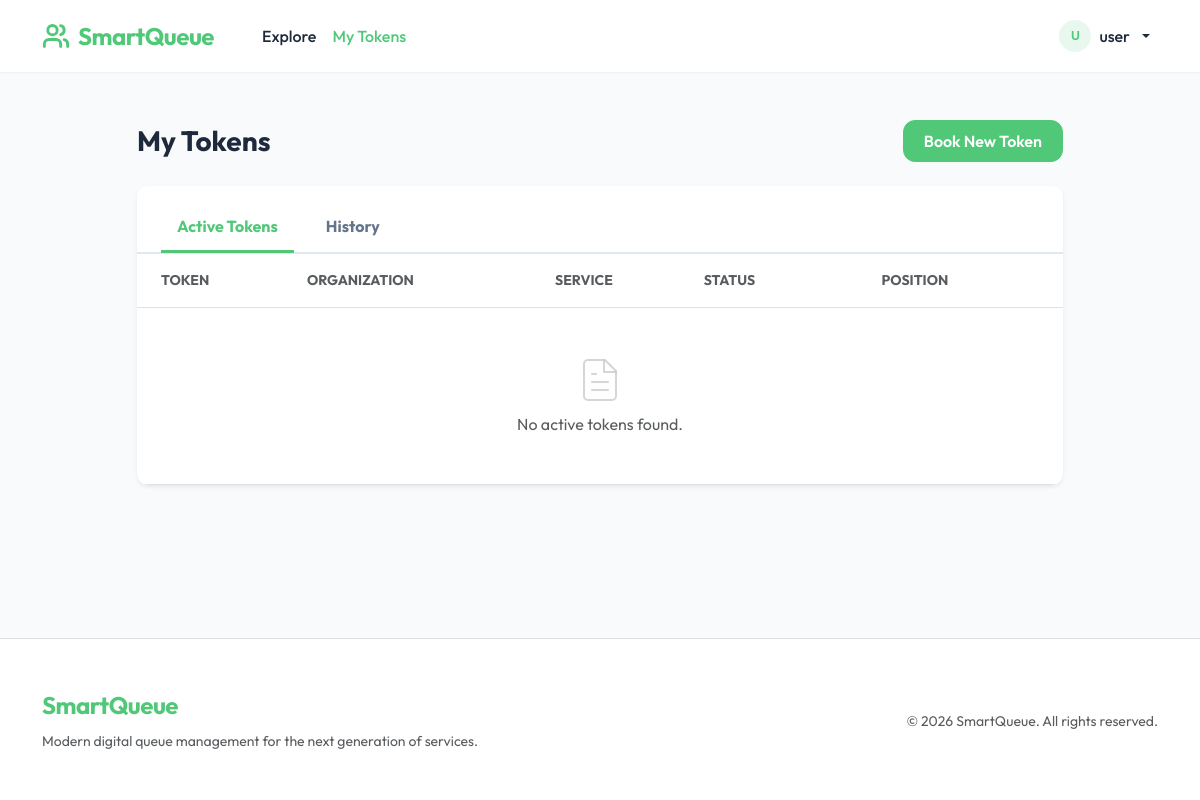
The page /queue/my-tokens/ (signed in) on the database as committed earlier.
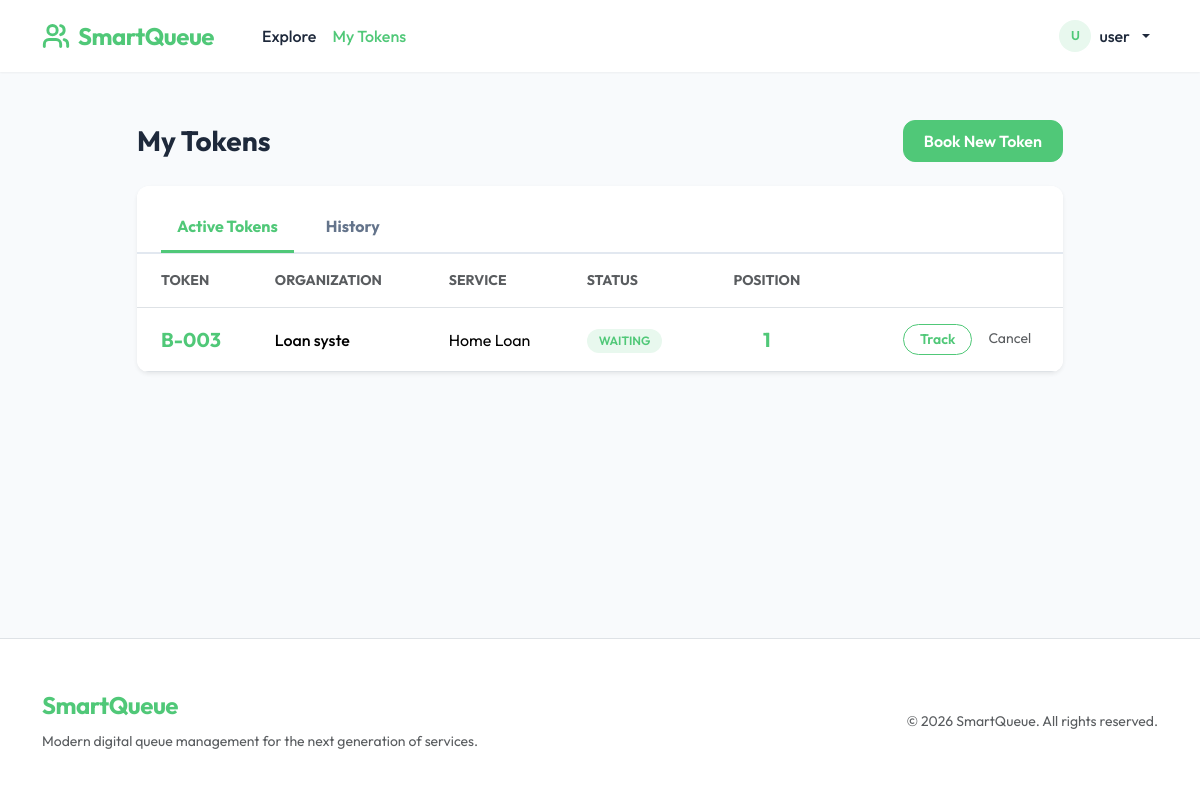
The same page on the database as committed later.
### apps/queue/models.py (models this page shows, shortened)
class Token(models.Model):
    STATUS_WAITING = 'waiting'
    STATUS_CALLED = 'called'
    STATUS_SERVING = 'serving'
    STATUS_COMPLETED = 'completed'
    STATUS_CANCELLED = 'cancelled'
    STATUS_CHOICES = [
        (STATUS_WAITING, 'Waiting'),
        (STATUS_CALLED, 'Called'),
        (STATUS_SERVING, 'Serving'),
        (STATUS_COMPLETED, 'Completed'),
        (STATUS_CANCELLED, 'Cancelled'),
    ]
    token_number = models.CharField(max_length=20)
    service = models.ForeignKey('organizations.Service', on_delete=models.CASCADE, related_name='tokens')
    user = models.ForeignKey(settings.AUTH_USER_MODEL, on_delete=models.CASCADE, related_name='tokens')
    organization = models.ForeignKey(
        'organizations.Organization',
        on_delete=models.CASCADE,
        related_name='tokens',
    )
    status = models.CharField(max_length=20, choices=STATUS_CHOICES, default=STATUS_WAITING)
    created_at = models.DateTimeField(auto_now_add=True)
    estimated_time = models.DateTimeField(null=True, blank=True)
    called_at = models.DateTimeField(null=True, blank=True)
    completed_at = models.DateTimeField(null=True, blank=True)
    is_emergency = models.BooleanField(default=False)
    emergency_reason = models.TextField(blank=True)
    emergency_document = models.FileField(upload_to='emergency_docs/', blank=True, null=True)
    emergency_approved = models.BooleanField(default=False)
    booking_date = models.DateField()
    archived = models.BooleanField(default=False)
    class Meta:
        ordering = ['created_at']
        constraints = [
            models.UniqueConstraint(
                fields=['service', 'token_number', 'booking_date'],
                name='uniq_token_number_per_service_day',
            ),
        ]
    def get_current_position(self):
        if self.status != self.STATUS_WAITING:
            return None
        waiting_ids = list(
            Token.objects.filter(
                service_id=self.service_id,
                booking_date=self.booking_date,
                status=self.STATUS_WAITING,
            )
            .order_by('created_at', 'id')
            .values_list('id', flat=True)
        )
        try:
            return waiting_ids.index(self.id) + 1
        except ValueError:
            return None

### apps/organizations/models.py (models this page shows, shortened)
class Organization(models.Model):
    TYPE_HOSPITAL = 'hospital'
    TYPE_BANK = 'bank'
    TYPE_GOVT = 'govt'
    TYPE_CHOICES = [
        (TYPE_HOSPITAL, 'Hospital'),
        (TYPE_BANK, 'Bank'),
        (TYPE_GOVT, 'Government'),
    ]
    name = models.CharField(max_length=200)
    slug = models.SlugField(max_length=220, unique=True)
    type = models.CharField(max_length=20, choices=TYPE_CHOICES)
    address = models.TextField()
    phone = models.CharField(max_length=15)
    email = models.EmailField()
    max_daily_tokens = models.IntegerField(default=100)
    is_active = models.BooleanField(default=True)
    organizers = models.ManyToManyField(
        settings.AUTH_USER_MODEL,
        related_name='managed_organizations',
        blank=True
    )
    created_at = models.DateTimeField(auto_now_add=True)
    class Meta:
        ordering = ['name']

class Service(models.Model):
    organization = models.ForeignKey(Organization, on_delete=models.CASCADE, related_name='services')
    name = models.CharField(max_length=200)
    avg_service_time = models.IntegerField(default=10, help_text='Minutes per person')
    token_prefix = models.CharField(max_length=5, default='A')
    is_active = models.BooleanField(default=True)
    created_at = models.DateTimeField(auto_now_add=True)
    class Meta:
        ordering = ['name']

### apps/queue/views.py (the view)
# urls.py: path('my-tokens/', views.MyTokensView.as_view(), name='my_tokens'),
class MyTokensView(UserRequiredMixin, ListView):
    model = Token
    template_name = 'queue/my_tokens.html'
    context_object_name = 'tokens'
    def get_queryset(self):
        return Token.objects.filter(user=self.request.user).select_related('organization', 'service')
    def get_context_data(self, **kwargs):
        context = super().get_context_data(**kwargs)
        tokens = context['tokens']
        active_statuses = [Token.STATUS_WAITING, Token.STATUS_CALLED, Token.STATUS_SERVING]
        active = [t for t in tokens if t.status in active_statuses]
        history = [t for t in tokens if t.status not in active_statuses]
        active.sort(key=lambda t: t.created_at)
        history.sort(key=lambda t: t.created_at, reverse=True)
        context['active_tokens'] = active
        context['history_tokens'] = history
        return context

### apps/queue/views.py (called while the page is built)
    def test_func(self):
        if not self.request.user.is_authenticated:
            return False
        return self.request.user.is_staff or self.request.user.profile.role == 'user'

### apps/templates/queue/my_tokens.html (shortened to what the changed rows need)
{% extends "base.html" %}
{% block content %}
    <div class="row justify-content-center">
        <div class="col-lg-10">
            <div class="d-flex justify-content-between align-items-center mb-4">
                <h1 class="h3 fw-bold mb-0">My Tokens</h1>
            </div>
            <div class="card border-0 shadow-sm overflow-hidden">
                <div class="card-body p-0">
                    <div class="tab-content">
                        <div class="tab-pane fade show active" id="active-pane" role="tabpanel">
                            <div class="table-responsive">
                                <table class="table table-hover align-middle mb-0">
                                    <thead class="bg-light">
                                    <tr>
                                        <th class="ps-4 py-3 text-muted small text-uppercase fw-bold">Token</th>
                                        <th class="py-3 text-muted small text-uppercase fw-bold">Organization</th>
                                        <th class="py-3 text-muted small text-uppercase fw-bold">Service</th>
                                        <th class="py-3 text-muted small text-uppercase fw-bold">Status</th>
                                        <th class="py-3 text-muted small text-uppercase fw-bold text-center">Position</th>
                                        <th class="pe-4 py-3"></th>
                                    </tr>
                                    </thead>
                                    <tbody>
                                    {% for t in active_tokens %}
                                        <tr>
                                            <td class="ps-4 py-3">
                                                <div class="fw-bold text-primary fs-5">{{ t.token_number }}</div>
                                            </td>
                                            <td class="py-3 fw-medium">{{ t.organization.name }}</td>
                                            <td class="py-3">{{ t.service.name }}</td>
                                            <td class="py-3">
                                                {% if t.status == 'waiting' %}
                                                    <span class="badge bg-primary-light text-primary status-badge">Waiting</span>
                                                {% elif t.status == 'called' %}
                                                    <span class="badge bg-success text-white status-badge">Called</span>
                                                {% elif t.status == 'serving' %}
                                                    <span class="badge bg-info text-white status-badge">Serving</span>
                                                {% else %}
                                                    <span class="badge bg-light text-muted status-badge">{{ t.get_status_display }}</span>
                                                {% endif %}
                                            </td>
                                            <td class="py-3 text-center fw-bold">
                                                {% if t.status == 'waiting' %}
                                                    {% with pos=t.get_current_position %}
                                                        <span class="text-primary fs-5">{% if pos %}{{ pos }}{% else %}—{% endif %}</span>
                                                    {% endwith %}
                                                {% else %}
                                                    <span class="text-muted">—</span>
                                                {% endif %}
                                            </td>
                                            <td class="pe-4 py-3 text-end">
                                                <div class="d-flex justify-content-end gap-2">
                                                    <a class="btn btn-sm btn-outline-primary rounded-pill px-3" href="{% url 'queue:token_status' t.id %}">
                                                        Track
                                                    </a>
                                                    {% if t.status == 'waiting' %}
                                                        <form method="post" action="{% url 'queue:cancel_token' t.id %}"
                                                              onsubmit="return confirm('Cancel this token?');">
                                                            <button class="btn btn-sm btn-outline-secondary border-0 text-muted rounded-pill" type="submit">
                                                                Cancel
                                                            </button>
                                                        </form>
                                                    {% endif %}
                                                </div>
                                            </td>
                                        </tr>
                                    {% empty %}
                                        <tr>
                                            <td colspan="6" class="text-center py-5 text-muted">
                                                <div class="mb-2">
                                                </div>
                                                No active tokens found.
                                            </td>
                                        </tr>
                                    {% endfor %}
                                    </tbody>
                                </table>
                            </div>
                        </div>
                    </div>
                </div>
            </div>
        </div>
    </div>
{% endblock %}

Rows that differ between the two databases and show on the page:
added Token: token_number "B-003", organization.name "Loan syste", service.name "Home Loan", status "WAITING", get_current_position "1"
Other text that changed with them:
text no longer shown: "No active tokens found."
